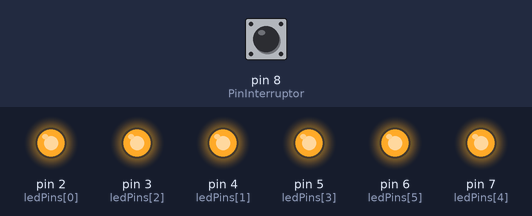
The sketch below on a simulated Arduino Uno, built with avr-gcc and run on an emulated ATmega328P. On the bench: output pins drawn as LEDs (lit = HIGH). The test bench sets the inputs (shaded band); at power-on: pin 8 (PinInterruptor) LOW.

Above: at 7.4 s.
7.5 s: pin 8 (PinInterruptor) pulled HIGH for 1 s
At 9.1 s:
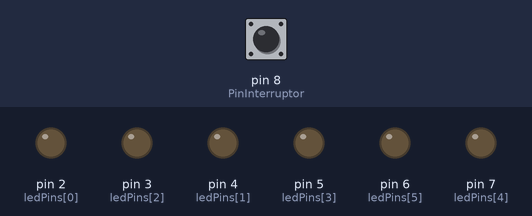
At 9.8 s:
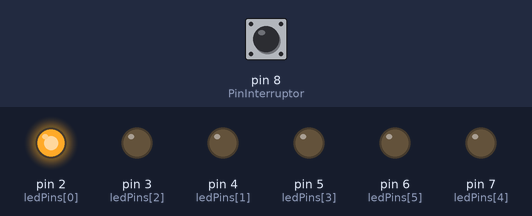
Timing chart, 0 to 17.0 s (numbered marks = the images above; inputs shaded):
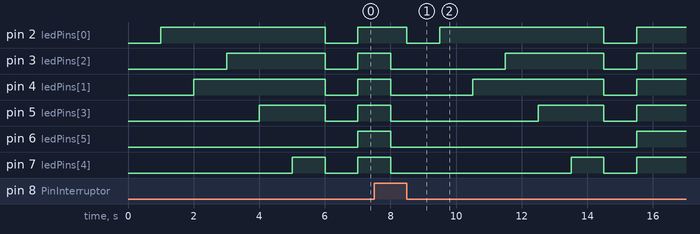

The sketch:

reloj_de_arena_digital.ino
```cpp
// Definir variables
const int PinInterruptor = 8;
unsigned long TiempoPrevio = 0;
int EstadodelInterruptor = 0;
int EstadoPreviodelInterruptor = 0;
int indiceLedPin = 0;
long TiempoIntervalocadaLed = 1000; // Tiempo indicado en milisegundos, por tanto 10 segundos
const int ledPins[] = {
  2,
  4,
  3,
  5,
  7,
  6
};

// Configurar la placa Arduino
void setup() {
  for(int x = 2;x<8;x++){
    pinMode(x, OUTPUT);
   }
    pinMode(PinInterruptor, INPUT);
}

// Ejecucion del programa
void loop() {
  unsigned long TiempoActual = millis();
  if(TiempoActual - TiempoPrevio > TiempoIntervalocadaLed){
    TiempoPrevio = TiempoActual;
    digitalWrite(ledPins[indiceLedPin], HIGH);
    indiceLedPin++;
    if(indiceLedPin == 6){
      // todo parpadea
        for(int x = 2;x<8;x++){
          digitalWrite(x, LOW);
         }
        delay(1000);
        for(int x = 2;x<8;x++){
          digitalWrite(x, HIGH);
         }
        delay(1000);
    }
  }
  EstadodelInterruptor = digitalRead(PinInterruptor);
  if(EstadodelInterruptor != EstadoPreviodelInterruptor){
    for(int x = 2;x<8;x++){
      digitalWrite(x, LOW);
    }
    indiceLedPin = 0;
    TiempoPrevio = TiempoActual;
  }
  EstadoPreviodelInterruptor = EstadodelInterruptor;
}
// Volver al comienzo del programa
```

Measured:
- after the input at 7.5 s, pin 2 (ledPins[0]): alternates HIGH for 5.0 s and LOW for 1.0 s, starting after 1.0 s; pin 3 (ledPins[2]): HIGH → LOW after 0.51 s, → HIGH 3.5 s later, → LOW 3.0 s later, → HIGH 1.0 s later
